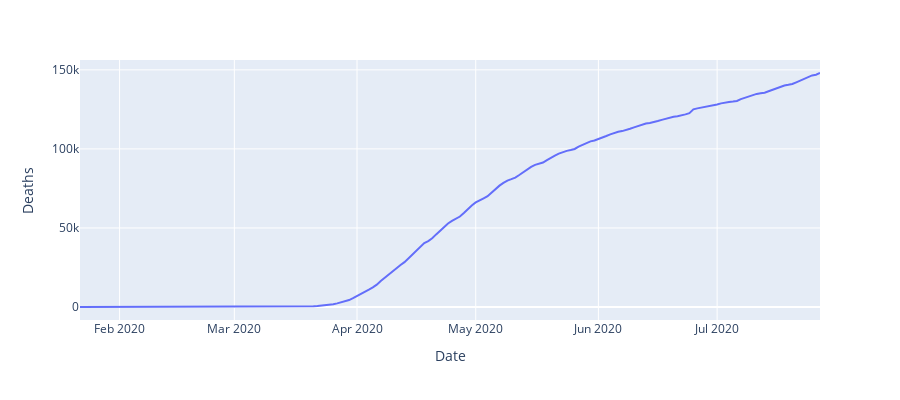

The code cell stored with this chart in its notebook:
### Code cell
px.line(df_US,x="Date", y="Deaths", height=400)

### Figure 1 — Plotly figure (JSON) as saved in the notebook; plotly's stock layout.template omitted (floating-point values rounded to 4 significant figures; data arrays with more than 128 entries replaced by an {"elided": "..."} marker saying what was removed)
{"data": [{"hovertemplate": "Date=%{x}<br>Deaths=%{y}<extra></extra>", "legendgroup": "", "line": {"color": "#636efa", "dash": "solid"}, "marker": {"symbol": "circle"}, "mode": "lines", "name": "", "orientation": "v", "showlegend": false, "type": "scatter", "x": {"elided": "188 str values"}, "xaxis": "x", "y": {"elided": "188 int values"}, "yaxis": "y"}], "layout": {"height": 400, "legend": {"tracegroupgap": 0}, "margin": {"t": 60}, "xaxis": {"anchor": "y", "domain": [0, 1], "title": {"text": "Date"}}, "yaxis": {"anchor": "x", "domain": [0, 1], "title": {"text": "Deaths"}}}}
